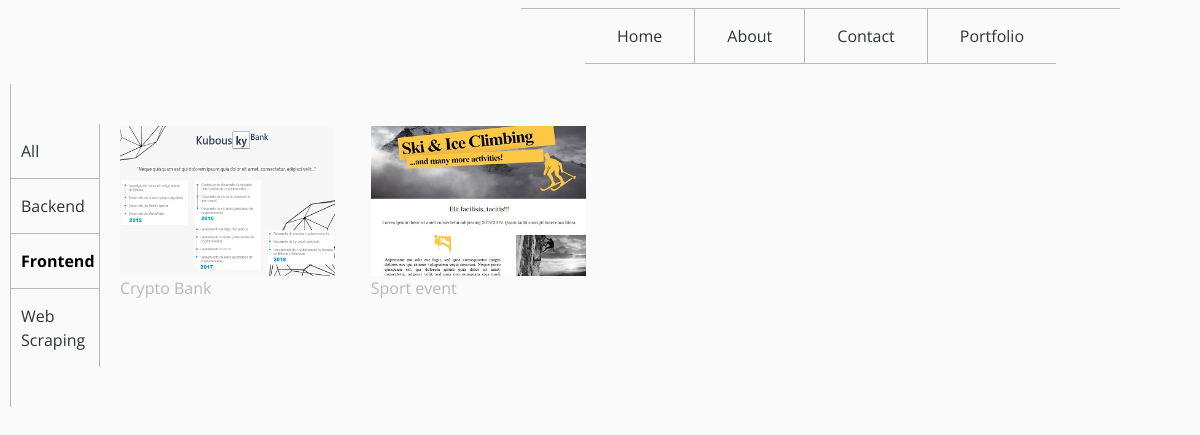
Screenshot of /frontend/ with the database file from the repository.
### portfolio/models.py (models this page shows, shortened)
class Category(models.Model):
    name = models.CharField(max_length=50, db_index=True)
    slug = models.SlugField(max_length=50, unique=True)
    image = models.ImageField(upload_to='categories/%Y/%m/%d',
                                blank=True)
    class Meta:
        ordering = ('name',)
        verbose_name = 'category'
        verbose_name_plural = 'categories'
    def get_absolute_url(self):
        return reverse('portfolio:project_list_by_category',
                        args=[self.slug])

class Project(models.Model):
    category = models.ForeignKey(Category,
                                    related_name='projects',
                                    on_delete=models.CASCADE)
    name = models.CharField(max_length=200, db_index=True)
    slug = models.SlugField(max_length=200, db_index=True)
    image = models.ImageField(upload_to='projects/%Y/%m/%d',
                                blank=True)
    description = models.TextField(blank=True)
    url = models.URLField(max_length=250, blank=True)
    repository = models.URLField(max_length=250)
    created = models.DateTimeField(auto_now_add=True)
    updated = models.DateTimeField(auto_now=True)
    class Meta:
        ordering = ('name',)
        index_together = (('id', 'slug'),)
    def get_absolute_url(self):
        return reverse('portfolio:project_detail',
                        args=[self.id, self.slug])

### portfolio/views.py (the view)
# urls.py: path('<slug:category_slug>/', never_cache(views.project_list), name='project_list_by_category'),
def project_list(request, category_slug=None):
    category = None
    categories = Category.objects.all()
    backend = Category.objects.get(slug="backend")
    frontend = Category.objects.get(slug="frontend")
    scraping = Category.objects.get(slug="scraping")
    projects = Project.objects.all()
    if category_slug:
        category = get_object_or_404(Category, slug=category_slug)
        projects = projects.filter(category=category)
    return render(request,
                    'portfolio/projects/list.html',
                    {'category': category,
                    'categories': categories,
                    'projects': projects, 'backend': backend, 'frontend': frontend, 'scraping': scraping})

### portfolio/templates/portfolio/projects/list.html (shortened to what this page needs)
{% extends "base.html" %}
{% load static %}
{% block content %}
    <div id="projects">
        <div id="sidebar">
            <ul>
                <li><a id="invisible-up"></a></li>
                <li {% if not category %}class="selected"{% endif %}>
                    <a id="all" href="{% url "portfolio:project_list" %}">All</a>
                </li>
                {% for c in categories %}
                    <li {% if category.slug == c.slug %}class="selected"{% endif %}>
                        <a href="{{ c.get_absolute_url }}">{{ c.name }}</a>
                    </li>
                {% endfor %}
                <li><a id="invisible-down"></a></li>
            </ul>
        </div>
        <div id="main">
            <div class="row main">
                {% for project in projects %}
                <div class="columns c-12 c-5 c-4 c-3">
                    <div class="item">
                        <a href="{{ project.get_absolute_url }}">
                            <img src="{{ project.image.url }}" style="width:215px;height:150px;">
                        </a>
                        <a href="{{ project.get_absolute_url }}">{{ project.name }}</a>
                    </div>
                </div>
                {% endfor %}
            </div>
        </div>
    </div>
{% endblock %}

### portfolio/static/css/my_style.css (style rules this page uses)
html,body { font-family: 'Open Sans', sans-serif; background-color: #FAFAFA; min-height:100vh; overflow-x: hidden; }
#projects { margin-left: 10px; margin-right: 10px; margin-bottom: 10px; display: inline-flex; }
#sidebar { margin-top: 8px; padding: 0; height: auto; width: 90px; }
#sidebar ul { margin: 0; padding: 0; }
#sidebar ul li { margin:0; padding:0; list-style:none; }
#sidebar ul li a { display:block; text-align: left; color: #2d3436; font-size: 16px; padding: 15px 10px; background-color: #FAFAFA; border: 1px solid rgb(185, 184, 184); border-bottom: none; text-decoration: none; margin-left: 0; }
#sidebar ul li #all { border-top: none; }
#sidebar ul li #invisible-up { border-top: none; border-right: none; padding-top: 25px; }
#sidebar ul li #invisible-down { border-top: none; border-right: none; padding-bottom: 25px; }
#sidebar ul li.selected a { color: black; font-weight:bold; text-decoration: none; }
#main { width: 85%; margin-left: 20px; margin-top: 50px; }
.main { width:100%; margin-left:0; }
.columns { padding-bottom: 20px; }
.item { display: block; width: 215px; }
.item a { text-decoration: none; color: rgb(185, 184, 184); }
@media only screen and (min-width: 1101px) { .c-3 { width: 25% } }

### rows the page displays
Category: name "Backend"
Category: name "Frontend"
Category: name "Web Scraping"
Project: image (picture), name "Crypto Bank"
Project: image (picture), name "Sport event"
